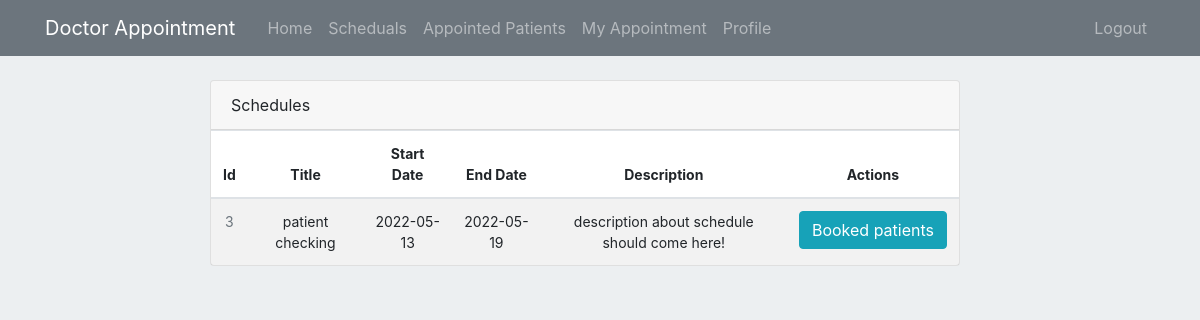
The app's page /doctor/schedule/list/3 (signed in) with its own data.
### appointment/Models/ScheduleModel.py (models this page shows, shortened)
class Schedule(db.Model):
    __tablename__='Schedule'
    id = db.Column(db.Integer, primary_key=True)
    name = db.Column(db.String(100), nullable=False)
    doctor_id = db.Column(db.Integer, db.ForeignKey('user.id'))
    start_date = db.Column(db.Date(), default = datetime.now().date())
    end_date = db.Column(db.Date(), default = datetime.now().date())
    description = db.Column(db.Text())
    appointment = db.relationship('Appointment', backref='Schedule', lazy=True)

### appointment/routes.py (the view)
@app.route('/doctor/schedule/list/<int:id>')
@login_required
@doctor_required
def doctor_schedule(id):
    return render_template("/doctor_schedules.html", schedules=get_doctor_schedule(id))

### appointment/Models/UserModel.py (called while the page is built)
@login_manager.user_loader
def load_user(user_id):
    return User.query.get(int(user_id))

### appointment/privilege.py (called while the page is built)
def doctor_required(f):
    @wraps(f)
    def wrap(*args, **kwargs):
        if current_user and current_user.role == 2 :
            return f(*args, **kwargs)
        flash("Ooops login or your privilege is not satisfied", "info")
        return redirect(url_for('home'))
    return wrap

### appointment/queries.py (called while the page is built)
def get_doctor_schedule(id):
    return Schedule.query.filter(Schedule.doctor_id == id).all()

### appointment/templates/doctor_schedules.html
{% extends "layout/layout.html" %}
{% block content %}
{% include 'layout/home_header.html' %}
<div class="mt-8">
    <div class="row col-12">
        <div class="col-lg-8 offset-lg-2">
            <div class="main-card mb-3 card">
                <div class="card-header">Schedules </div>
                <div class="table-responsive">
                    <table class="align-middle mb-0 table table-borderless table-striped table-hover">
                        <thead>
                            <tr class="app-normal-font">
                                <th class="text-center">Id</th>
                                <th class="text-center">Title</th>
                                <th class="text-center">Start Date</th>
                                <th class="text-center">End Date</th>
                                <th class="text-center">Description</th>
                                <th class="text-center">Actions</th>
                            </tr>
                        </thead>
                        <tbody>
                            {% for schedule in schedules %}
                                <tr class="app-normal-font p-0">
                                    <td class="text-center text-muted">{{ schedule.id }}</td>
                                    <td class="text-center">{{schedule.name}}</td>
                                    <td class="text-center">
                                        <div class="widget-content p-0">
                                            {{schedule.start_date}}
                                        </div>
                                    </td>
                                    <td class="text-center">{{schedule.end_date}}</td>
                                    <td class="text-center td_description_max_width">{{schedule.description}}</td>
                                    <td class="text-center">
                                        <a href="{{ url_for('appointed_patient', id=schedule.id)}}" class="btn btn-info">
                                            Booked patients
                                        </a>
                                    </td>
                                </tr>
                            {% endfor %}
                        </tbody>
                    </table>
                </div>
            </div>
        </div>
    </div>
</div>
{% endblock %}

### appointment/static/style.css (style rules this page uses)
.mt-8 { margin-top: 80px; }
.p-0 { padding: 0 !important; }
.body-bg { background-color: #eceff1; }
.app-normal-font { font-size: 14px; }
.td_description_max_width { max-width: 450px; }

### records on screen
Schedule: id "3", name "patient checking", start_date "2022-05-13", end_date "2022-05-19", description "description about schedule should come here!"
